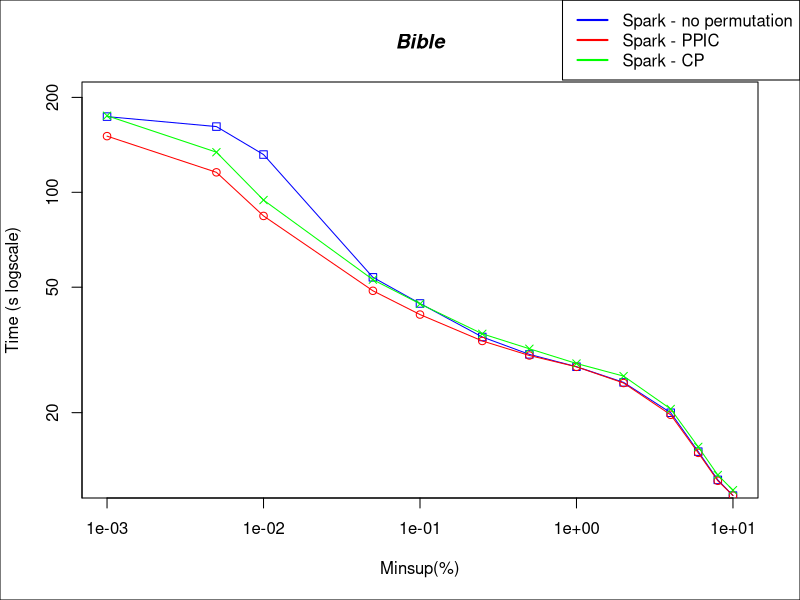

Generate this figure with R:

#DATA
x <- c(0.00001, 0.00005, 0.0001, 0.0005, 0.001, 0.0025, 0.005, 0.01, 0.02, 0.04, 0.06, 0.08, 0.10)*100

sparkNP <-c(173812, 161610, 131754, 53738, 44395, 34756, 30610, 27974, 24947, 19987, 15044, 12239, 10914)/1000
sparkPPIC <- c(150723, 115710, 84153, 48707, 40943, 33764, 30361, 27948, 24831, 19688, 14911, 12159, 10918)/1000
sparkCP <- c(174918, 134047, 94492, 52838, 44268, 35571, 31890, 28635, 26119, 20543, 15576, 12683, 11354)/1000

#PLOT
plot(x,sparkNP, log = "xy", type="o", pch=0, xlab="Minsup(%)", ylab="Time (s logscale)", col="blue", ylim=c(12, 200))
lines(x,sparkPPIC, col="red", type="o", pch=1)
lines(x,sparkCP, col="green", type="o", pch=4)

title(main="Bible", font.main=4)

par(fig = c(0, 1, 0, 1), oma = c(0, 0, 0, 0), mar = c(0, 0, 0, 0), new = TRUE)
plot(0, 0, type = "n", bty = "n", xaxt = "n", yaxt = "n")

#Pretty up
legend("topright", legend=c("Spark - no permutation", "Spark - PPIC", "Spark - CP"), lty=c(1,1),lwd=c(2,2), col=c("blue","red", "green"))
box()
